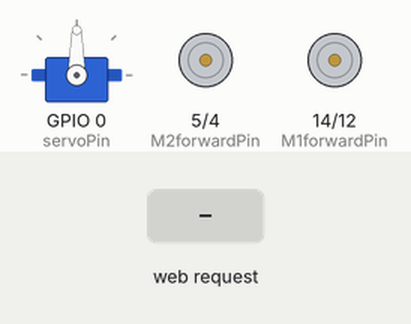
Simulated run of this program. Board: ESP8266 (NodeMCU). Shown: servo, motor-driver pin pairs drawn as motors (green arrow = first pin HIGH = forward, orange = second pin HIGH = backward, longer = more drive). The test bench sets the inputs (shaded band). WiFi joins after 1.5 s; servers stay silent unless stated; what the program prints to the serial monitor is not drawn.

Above: at 2.7 s.
2.8 s: HTTP request GET /?value= received
At 3.9 s:
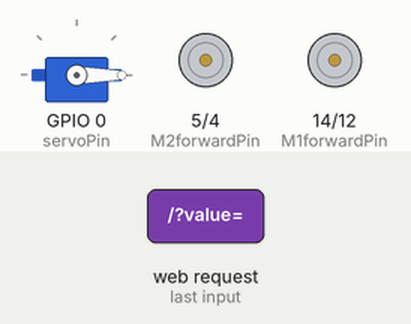
4.3 s: HTTP request GET /?btnVal=forward received
At 5.0 s:
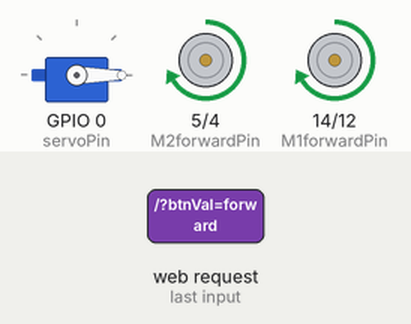
5.8 s: HTTP request GET /?btnVal=left received
At 7.0 s:
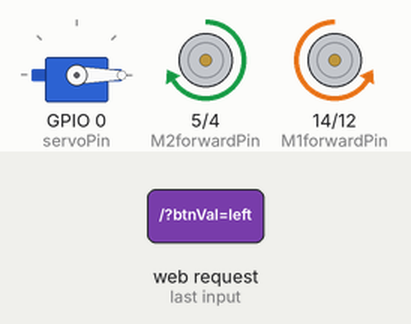
7.3 s: HTTP request GET /?btnVal=right received
At 8.3 s:
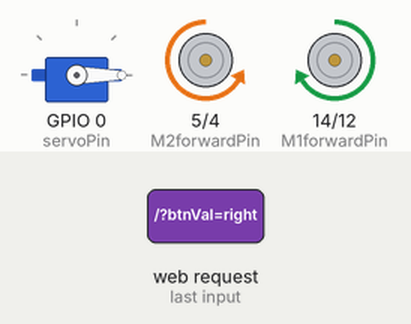
8.8 s: HTTP request GET /?btnVal=backward received
At 9.6 s:
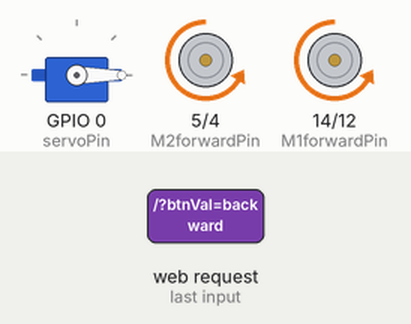
Timing chart, 0 to 11.3 s (numbered marks = the images above; inputs shaded):
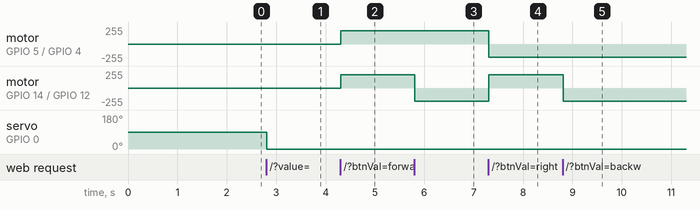

Measured:
- after the input at 2.8 s, servo on GPIO 0 (servoPin): 90° → 0° at once
- after the input at 4.3 s, motor on GPIO 5 (M2forwardPin) / GPIO 4 (M2backwardPin), motor on GPIO 14 (M1forwardPin) / GPIO 12 (M1backwardPin): stopped → forward 200/255 at once
- after the input at 5.8 s, motor on GPIO 14 (M1forwardPin) / GPIO 12 (M1backwardPin): forward 200/255 → backward 200/255 at once
- after the input at 7.3 s, motor on GPIO 5 (M2forwardPin) / GPIO 4 (M2backwardPin): forward 200/255 → backward 200/255 at once; motor on GPIO 14 (M1forwardPin) / GPIO 12 (M1backwardPin): backward 200/255 → forward 200/255 at once
- after the input at 8.8 s, motor on GPIO 14 (M1forwardPin) / GPIO 12 (M1backwardPin): forward 200/255 → backward 200/255 at once

The program:

main.cpp
```cpp
#include <ESP8266WiFi.h>
#include <WiFiClient.h>
#include <ESP8266WebServer.h>
#include <Servo.h>

// Create servo object to control a servo
Servo myServo;

// GPIO the servo is attached to
static const int servoPin = 0;

// GPIO the motors are attached to
static const int M1forwardPin = 14;
static const int M1backwardPin = 12;
static const int M2forwardPin = 5;
static const int M2backwardPin = 4;
static const int sleepPin = 16;

// RPM values for the motor speed
#define M1SPEED 200
#define M2SPEED 200

// Replace with your network credentials
const char* ssid     = "DevOffice2G";
const char* password = "123456789";

// Set web server port number to 80
WiFiServer server(80);

// Variable to store the HTTP request
String header;

// Decode HTTP GET value
String valueString = String(5);
int pos1 = 0;
int pos2 = 0;

// Current time
unsigned long currentTime = millis();
// Previous time
unsigned long previousTime = 0;
// Define timeout time in milliseconds (example: 2000ms = 2s)
const long timeoutTime = 2000;

void setup() {
  Serial.begin(9600);
  pinMode(M1forwardPin, OUTPUT);
  pinMode(M1backwardPin, OUTPUT);
  pinMode(M2forwardPin, OUTPUT);
  pinMode(M2backwardPin, OUTPUT);
  pinMode(sleepPin, OUTPUT);
  myServo.attach(servoPin);

  digitalWrite(sleepPin, HIGH);

  // Connect to Wi-Fi network with SSID and password
  Serial.print("Connecting to ");
  Serial.println(ssid);
  WiFi.begin(ssid, password);
  while (WiFi.status() != WL_CONNECTED) {
    delay(500);
    Serial.print(".");
  }
  // Print local IP address and start web server
  Serial.println("");
  Serial.println("WiFi connected.");
  Serial.println("IP address: ");
  Serial.println(WiFi.localIP());
  server.begin();
}

void forward() {
  analogWrite(M1forwardPin, M1SPEED);
  analogWrite(M2forwardPin, M2SPEED);
  analogWrite(M1backwardPin, 0);
  analogWrite(M2backwardPin, 0);
}
void backward() {
  analogWrite(M1backwardPin, M1SPEED);
  analogWrite(M2backwardPin, M2SPEED);
  analogWrite(M1forwardPin, 0);
  analogWrite(M2forwardPin, 0);
}
void turnLeft() {
  analogWrite(M1backwardPin, M1SPEED);
  analogWrite(M2forwardPin, M2SPEED);
  analogWrite(M1forwardPin, 0);
  analogWrite(M2backwardPin, 0);
}
void turnRight() {
  analogWrite(M1forwardPin, M1SPEED);
  analogWrite(M2backwardPin, M2SPEED);
  analogWrite(M1backwardPin, 0);
  analogWrite(M2forwardPin, 0);
}
void stopMotors() {
  analogWrite(M1forwardPin, 0);
  analogWrite(M2forwardPin, 0);
  analogWrite(M1backwardPin, 0);
  analogWrite(M2backwardPin, 0);
}

void loop(){
  WiFiClient client = server.available();   // Listen for incoming clients

  if (client) {                             // If a new client connects,
    currentTime = millis();
    previousTime = currentTime;
    Serial.println("New Client.");          // print a message out in the serial port
    String currentLine = "";                // make a String to hold incoming data from the client
    while (client.connected() && currentTime - previousTime <= timeoutTime) { // loop while the client's connected
      currentTime = millis();
      if (client.available()) {             // if there's bytes to read from the client,
        char c = client.read();             // read a byte, then
        Serial.write(c);                    // print it out the serial monitor
        header += c;
        if (c == '\n') {                    // if the byte is a newline character
          // if the current line is blank, you got two newline characters in a row.
          // that's the end of the client HTTP request, so send a response:
          if (currentLine.length() == 0) {
            // HTTP headers always start with a response code (e.g. HTTP/1.1 200 OK)
            // and a content-type so the client knows what's coming, then a blank line:
            client.println("HTTP/1.1 200 OK");
            client.println("Content-type:text/html");
            client.println("Connection: close");
            client.println();
            // Display the HTML web page
            client.println("<!DOCTYPE html><html><head><meta name=\"viewport\" content=\"width=device-width, initial-scale=1\">");
            // Style section for buttons and slider. You can change customizations such as color and so on.
            client.println("<style>");
            client.println(".container {font: caption; display: block; flex-direction: column; align-items: center;}");
            client.println(".slider {width: 275px; accent-color: #00ffea; cursor: pointer;}");
            client.println(".button-container {display: flex; flex-direction: column; align-items: center;}");
            client.println(".row-container {display: flex; flex-direction: row; justify-content: center; align-items: center;}");
            client.println(".button {width: 135px; border: 0; background-color: #ede100; box-shadow: inset 2px 2px 3px #b2b2b2, inset -2px -2px 3px #000; padding: 10px 25px; text-align: center; display: inline-block; border-radius: 5px; font-size: 16px; margin: 10px 25px; cursor: pointer;}");
            client.println(".button:hover {background-color: #fff200;}");
            client.println(".button:active{box-shadow: inset 2px 2px 3px #000, inset -2px -2px 3px #b2b2b2;}");
            client.println("footer {text-align: center; margin: 50px; width: 400px; background-color: #ede100;}");
            client.println("</style><script src=\"https://ajax.googleapis.com/ajax/libs/jquery/3.3.1/jquery.min.js\"></script></head>");
            // Body section. Contains functions of buttons and slider.
            client.println("<body>");
            client.println("<div class=\"container\">");
            client.println("<div class=\"row-container\"><h2>ESP8266 Servo Control Panel</h2></div>");
            client.println("<div><div class=\"button-container\">");
            client.println("<div class=\"row-container\"><button class=\"button\" id=\"forward-btn\" onmousedown=\"btnVal('forward')\" onmouseup=\"btnVal('stop')\">Forward</button></div>");
            client.println("<div class=\"row-container\"><button class=\"button\" id=\"left-btn\" onmousedown=\"btnVal('left')\" onmouseup=\"btnVal('stop')\">Left</button>");
            client.println("<button class=\"button\" id=\"right-btn\" onmousedown=\"btnVal('right')\" onmouseup=\"btnVal('stop')\">Right</button></div>");
            client.println("<div class=\"row-container\"><button class=\"button\" id=\"backward-btn\" onmousedown=\"btnVal('backward')\" onmouseup=\"btnVal('stop')\">Backward</button></div></div>");
            client.println("</div>");
            client.println("<div class=\"row-container\"><p>Servo Position: <span id=\"servoPos\"></span></p></div>");
            client.println("<div class=\"row-container\"><input type=\"range\" min=\"0\" max=\"180\" class=\"slider\" id=\"servoSlider\" onchange=\"servo(this.value)\" value="+valueString+"/></div>");
            client.println("<div class=\"row-container\"><footer><p>TryMe</p></footer></div></div>");
            // Script section. Get the button and slider values and executes functions.
            client.println("<script>");
            client.println("var slider = document.getElementById(\"servoSlider\");");
            client.println("var servoP = document.getElementById(\"servoPos\"); servoP.innerHTML = slider.value;");
            client.println("slider.oninput = function() { slider.value = this.value; servoP.innerHTML = this.value; }");
            client.println("$.ajaxSetup({timeout:1000});");
            client.println("function btnVal(dir) { $.get(\"/?btnVal=\" + dir, true);}");
            client.println("function servo(pos) { $.get(\"/?value=\" + pos + \"&\");}");
            client.println("{Connection: close};</script>");
            client.println("</body></html>");

            if(header.indexOf("GET /?value=")>=0) {
              pos1 = header.indexOf('=');
              pos2 = header.indexOf('&');
              valueString = header.substring(pos1+1, pos2);
              myServo.write(valueString.toInt()); // Rotate the servo
              Serial.println(valueString);
            } else if (header.indexOf("GET /?btnVal=forward")!= -1) {
              Serial.println("FORWARD");
              forward();  // Turn forward
            } else if (header.indexOf("GET /?btnVal=left")!= -1) {
              Serial.println("LEFT");
              turnLeft();   // Turn left
            } else if (header.indexOf("GET /?btnVal=right")!= -1) {
              Serial.println("RIGHT");
              turnRight();  // Turn right
            } else if (header.indexOf("GET /?btnVal=backward")!= -1) {
              Serial.println("BACK");
              backward();   // Turn backward
            } else if (header.indexOf("GET /?btnVal=stop")!= -1) {
              Serial.println("STOP");
              stopMotors();  // Stopped
            }
            // The HTTP response ends with another blank line
            client.println();
            // Break out of the while loop
            break;
          } else { // if you got a newline, then clear currentLine
            currentLine = "";
          }
        } else if (c != '\r') {  // if you got anything else but a carriage return character,
          currentLine += c;      // add it to the end of the currentLine
        }
      }
    }
    // Clear the header variable
    header = "";
    // Close the connection
    client.stop();
    Serial.println("Client disconnected.");
    Serial.println("");
  }
}
```
